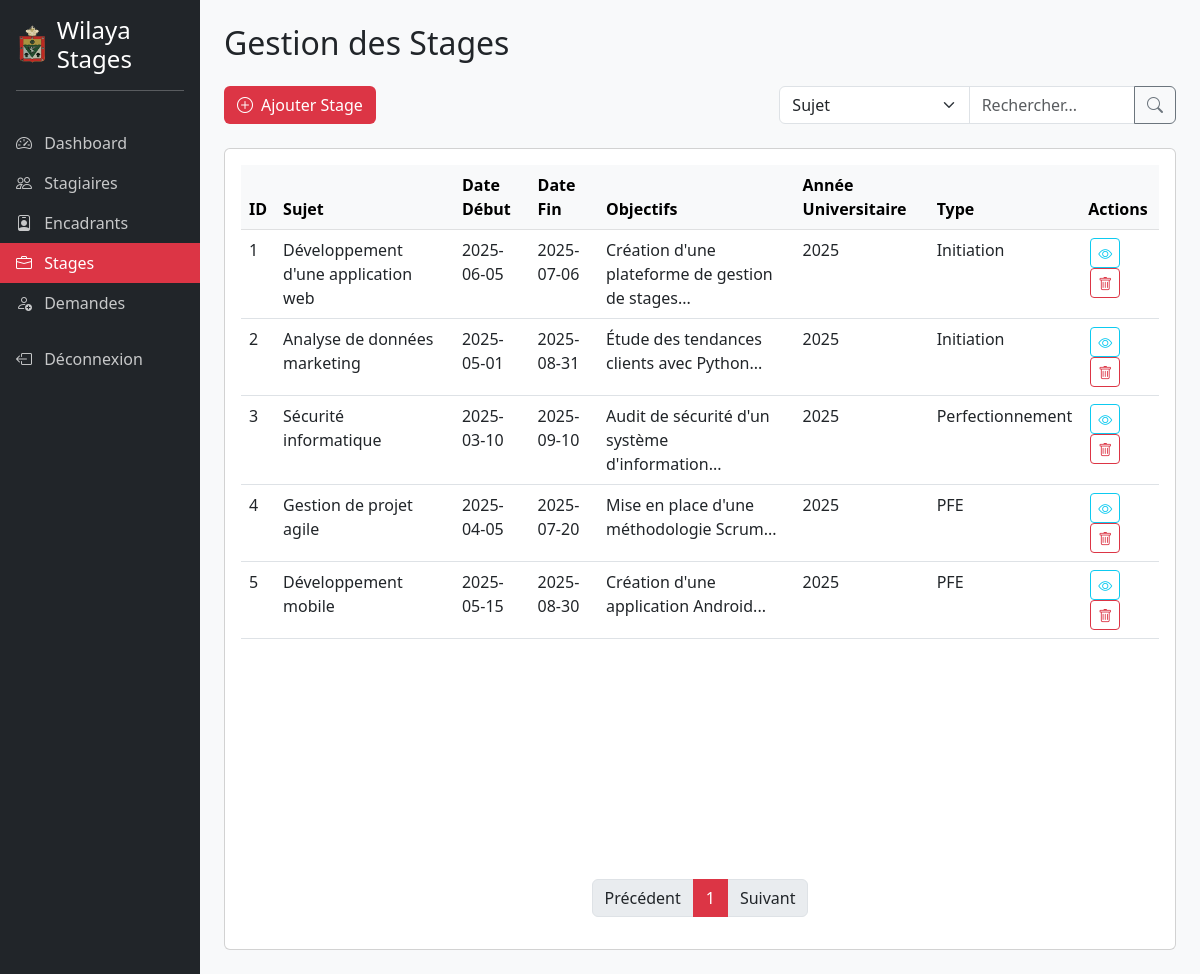
/stages.php (signed in), run on the app's committed database.
### tables this page shows
CREATE TABLE `stage` (
  `id` int(11) NOT NULL,
  `sujet` varchar(255) NOT NULL,
  `date_debut` date DEFAULT NULL,
  `date_fin` date DEFAULT NULL,
  `objectifs` text DEFAULT NULL,
  `annee_universitaire` year(4) DEFAULT NULL,
  `type_id` int(11) DEFAULT NULL,
  `est_supp` tinyint(1) DEFAULT 0
);

CREATE TABLE `type_stage` (
  `id` int(11) NOT NULL,
  `intitule` varchar(255) NOT NULL
);

### stages.php (the view, shortened to what this page needs)
<?php
include("config.php");
?>
<!DOCTYPE html>
<html lang="fr">
<head>
    <link href="https://cdn.jsdelivr.net/npm/bootstrap@5.3.0/dist/css/bootstrap.min.css" rel="stylesheet">
    <link rel="stylesheet" href="https://cdn.jsdelivr.net/npm/bootstrap-icons@1.10.0/font/bootstrap-icons.css">
</head>
<body>
    <div class="container-fluid">
        <div class="row">
            <div class="col-md-2 sidebar p-0">
                <div class="p-3 text-white">
                    <h4 class="d-flex align-items-center">
                        <img src="assets/logo-removebg.png" width="40" height="40" class="me-2">
                        Wilaya Stages
                    </h4>
                    <hr class="bg-light">
                </div>
                <ul class="nav flex-column">
                    <li class="nav-item">
                        <a class="nav-link" href="dashboard.php">
                            <i class="bi bi-speedometer2 me-2"></i> Dashboard
                        </a>
                    </li>
                    <li class="nav-item">
                        <a class="nav-link" href="stagiaires.php">
                            <i class="bi bi-people me-2"></i> Stagiaires
                        </a>
                    </li>
                    <li class="nav-item">
                        <a class="nav-link" href="encadrants.php">
                            <i class="bi bi-person-badge me-2"></i> Encadrants
                        </a>
                    </li>
                    <li class="nav-item">
                        <a class="nav-link active" href="stages.php">
                            <i class="bi bi-briefcase me-2"></i> Stages
                        </a>
                    </li>
                    <li class="nav-item">
                        <a class="nav-link" href="demandes.php">
                            <i class="bi bi-person-add me-2"></i> Demandes
                        </a>
                    </li>
                    <li class="nav-item mt-3">
                        <a class="nav-link" href="logout.php">
                            <i class="bi bi-box-arrow-left me-2"></i> Déconnexion
                        </a>
                    </li>
                </ul>
            </div>
            <div class="col-md-10 main-content p-4">
                <div class="d-flex justify-content-between align-items-center mb-4">
                    <h2 class="mb-0">Gestion des Stages</h2>
                </div>
                <div class="d-flex justify-content-between mb-4">
                    <button class="btn btn-add" onclick="window.location.href='stage_add.php'">
                        <i class="bi bi-plus-circle me-2"></i>Ajouter Stage
                    </button>
                    <div class="col-md-5">
                        <form method="get" action="<?= $_SERVER['PHP_SELF'] ?>" class="input-group">
                            <select class="form-select search-select" name="search_by">
                                <option value="sujet">Sujet</option>
                            </select>
                            <input type="text" class="form-control search-input" placeholder="Rechercher..." name="search_term" value="<?= isset($_GET['search_term']) ? htmlspecialchars($_GET['search_term']) : '' ?>">
                            <button class="btn btn-outline-secondary" type="submit">
                                <i class="bi bi-search"></i>
                            </button>
                        </form>
                    </div>
                </div>
                <div class="card">
                    <div class="card-body">
                        <div class="table-responsive">
                            <table class="table table-hover">
                                <thead class="table-light">
                                    <tr>
                                        <th>ID</th>
                                        <th>Sujet</th>
                                        <th>Date Début</th>
                                        <th>Date Fin</th>
                                        <th>Objectifs</th>
                                        <th>Année Universitaire</th>
                                        <th>Type</th>
                                        <th>Actions</th>
                                    </tr>
                                </thead>
                                <tbody>
                                    <?php
                                        $current_page = isset($_GET['page']) ? max(1, (int)$_GET['page']) : 1;
                                        $items_per_page = 10;
                                        $start_index = ($current_page - 1) * $items_per_page;
                                        $sql = "SELECT s.*, t.intitule as type_nom
                                                FROM stage s
                                                JOIN type_stage t ON s.type_id = t.id
                                                WHERE s.est_supp = 0";
                                        $sql .= " LIMIT $start_index, $items_per_page";
                                        $result = mysqli_query($conDb, $sql);
                                        while($row = $result->fetch_assoc()) {
                                            echo '
                                            <tr>
                                                <td>'. htmlspecialchars($row['id']) .'</td>
                                                <td>'. htmlspecialchars($row['sujet']) .'</td>
                                                <td>'. htmlspecialchars($row['date_debut']) .'</td>
                                                <td>'. htmlspecialchars($row['date_fin']) .'</td>
                                                <td>'. htmlspecialchars(substr($row['objectifs'], 0, 50)) .'...</td>
                                                <td>'. htmlspecialchars($row['annee_universitaire']) .'</td>
                                                <td>'. htmlspecialchars($row['type_nom']) .'</td>
                                                <td class="actions" data-id="'. htmlspecialchars($row['id']) .'">
                                                    <button class="btn btn-sm btn-outline-info action-btn" title="Détails"><i class="bi bi-eye"></i></button>
                                                    <button class="btn btn-sm btn-outline-danger action-btn" title="Supprimer"><i class="bi bi-trash"></i></button>
                                                </td>
                                            </tr>';
                                        }
                                    ?>
                                </tbody>
                            </table>
                        </div>
                        <nav aria-label="Page navigation">
                            <ul class="pagination justify-content-center">
                                <li class="page-item <?= ($current_page == 1) ? 'disabled' : '' ?>">
                                    <a class="page-link text-dark" href="?page=<?= $current_page - 1 ?><?= isset($_GET['search_by']) ? '&search_by='.$_GET['search_by'] : '' ?><?= isset($_GET['search_term']) ? '&search_term='.$_GET['search_term'] : '' ?>">Précédent</a>
                                </li>
                                <?php
                                $sql_p = 'SELECT COUNT(*) AS total FROM stage s JOIN type_stage t ON s.type_id = t.id WHERE s.est_supp = 0';
                                $result_p = mysqli_query($conDb, $sql_p);
                                $stage_nmb = mysqli_fetch_assoc($result_p);
                                $total_pages = ceil($stage_nmb['total'] / 10);
                                $search_by = isset($_GET['search_by']) ? $_GET['search_by'] : '';
                                $search_term = isset($_GET['search_term']) ? $_GET['search_term'] : '';
                                for($i = 1; $i <= $total_pages; $i++) {
                                    $active = ($i == $current_page) ? 'active' : '';
                                    echo '<li class="page-item '.$active.'">
                                        <a class="page-link '.($i == $current_page ? 'bg-danger text-white' : 'text-dark').'" href="?page='.$i.'&search_by='.$search_by.'&search_term='.$search_term.'">'.$i.'</a>
                                    </li>';
                                }
                                ?>
                                <li class="page-item <?= ($current_page == $total_pages) ? 'disabled' : '' ?>">
                                    <a class="page-link text-dark" href="?page=<?= $current_page + 1 ?><?= isset($_GET['search_by']) ? '&search_by='.$_GET['search_by'] : '' ?><?= isset($_GET['search_term']) ? '&search_term='.$_GET['search_term'] : '' ?>">Suivant</a>
                                </li>
                            </ul>
                        </nav>
                    </div>
                </div>
            </div>
        </div>
    </div>
</body>
</html>

### stages.php (style rules this page uses)
.sidebar { min-height: 100vh; background-color: #212529; }
.sidebar .nav-link { color: rgba(255, 255, 255, 0.75); }
.sidebar .nav-link.active { color: white; background-color: #dc3545; }
.main-content { background-color: #f8f9fa; }
.btn-add { background-color: #dc3545; color: white; }
.action-btn { width: 30px; height: 30px; display: inline-flex; align-items: center; justify-content: center; margin: 0 2px; }
.table-responsive { overflow-x: auto; }
table { width: 100%; }
.table tbody tr { height: 60px; }
.card-body { min-height: 800px; display: flex; flex-direction: column; }
.table-responsive { flex: 1; }
.page-item.active .page-link { background-color: #dc3545 !important; border-color: #dc3545 !important; color: white !important; }

### data on the page
stage: id "1", sujet "Développement d'une application web", date_debut "2025-06-05", date_fin "2025-07-06", objectifs "Création d'une plateforme de gestion de stages", annee_universitaire "2025", type.intitule "Initiation"
stage: id "2", sujet "Analyse de données marketing", date_debut "2025-05-01", date_fin "2025-08-31", objectifs "Étude des tendances clients avec Python", annee_universitaire "2025", type.intitule "Initiation"
stage: id "3", sujet "Sécurité informatique", date_debut "2025-03-10", date_fin "2025-09-10", objectifs "Audit de sécurité d'un système d'information", annee_universitaire "2025", type.intitule "Perfectionnement"
stage: id "4", sujet "Gestion de projet agile", date_debut "2025-04-05", date_fin "2025-07-20", objectifs "Mise en place d'une méthodologie Scrum", annee_universitaire "2025", type.intitule "PFE"
stage: id "5", sujet "Développement mobile", date_debut "2025-05-15", date_fin "2025-08-30", objectifs "Création d'une application Android", annee_universitaire "2025", type.intitule "PFE"
